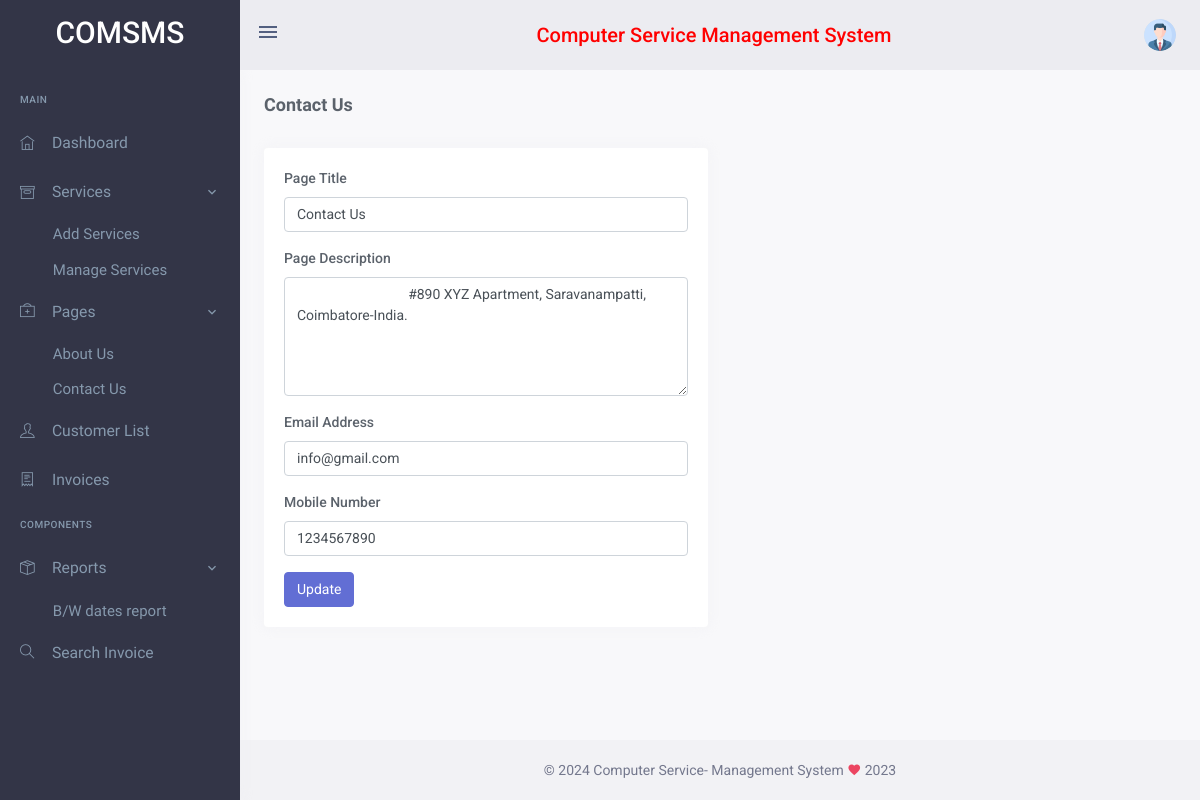
/comsms/admin/contactus.php (signed in), run on the app's committed database.
### tables this page shows
CREATE TABLE `tblpage` (
  `ID` int(10) NOT NULL,
  `PageType` varchar(30) DEFAULT NULL,
  `PageTitle` varchar(30) DEFAULT NULL,
  `PageDescription` mediumtext DEFAULT NULL,
  `Email` varchar(30) DEFAULT NULL,
  `MobileNumber` bigint(10) DEFAULT NULL,
  `UpdationDate` timestamp NOT NULL DEFAULT current_timestamp() ON UPDATE current_timestamp()
);

### comsms/admin/contactus.php (the view, shortened to what this page needs)
<?php
include('includes/dbconnection.php');
if (strlen($_SESSION['comsmsaid']==0)) {
  header('location:logout.php');
  } else{
  ?>
<!doctype html>
<html lang="en">
    <head>
     <?php include_once('includes/css.php'); ?>
    </head>
    <body data-sidebar="dark">
        <div id="layout-wrapper">
            <?php include_once('includes/header.php');?>
            <?php include_once('includes/sidebar.php');?>
            <div class="main-content">
                <div class="page-content">
                    <div class="container-fluid">
                        <div class="row align-items-center">
                            <div class="col-sm-6">
                                <div class="page-title-box">
                                    <h4 class="font-size-18">Contact Us</h4>
                                                                   </div>
                            </div>
                        </div>
                        <div class="row">
                            <div class="col-lg-6">
                                <div class="card">
                                    <div class="card-body">
                                        <form class="custom-validation"  method="post" enctype="multipart/form-data">
                                           <?php
$ret=mysqli_query($con,"select * from  tblpage where PageType='contactus'");
while ($row=mysqli_fetch_array($ret)) {
?>
                                            <div class="form-group">
                                                <label>Page Title</label>
                                                <input type="text" class="form-control" name="pagetitle" id="pagetitle" value="<?php  echo $row['PageTitle'];?>" required="true">
                                            </div>
                                            <div class="form-group">
                                                <label>Page Description</label>
                                                <div>
                                                 <textarea name="pagedes" id="pagedes" rows="5" class="form-control">
        <?php  echo $row['PageDescription'];?></textarea>
                                                </div>
                                            </div>
        <div class="form-group">
                                                <label>Email Address</label>
                                                <input type="email" class="form-control" name="email" value="<?php  echo $row['Email'];?>" required='true'>
                                            </div>
                                            <div class="form-group">
                                                <label>Mobile Number</label>
                                               <input type="text" class="form-control" name="mobnum" value="<?php  echo $row['MobileNumber'];?>" required='true' maxlength="10" pattern='[0-9]+'>
                                            </div>
                                    <?php
}?>
                                            <div class="form-group mb-0">
                                                <div>
                                                    <button type="submit" class="btn btn-primary waves-effect waves-light mr-1" name="submit">
                                                       Update
                                                    </button>
                                                </div>
                                            </div>
                                        </form>
                                    </div>
                                </div>
                            </div>
                        </div>
                    </div>
                </div>
<?php include_once('includes/footer.php');?>
            </div>
        </div>
    </body>
</html>
<?php }  ?>

### data on the page
tblpage: pagetitle "Contact Us", pagedes "#890 XYZ Apartment, Saravanampatti, Coimbatore-India.", email "info@gmail.com", mobnum "1234567890"
